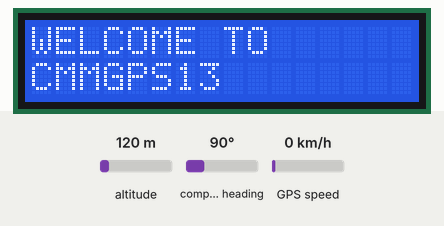
Bench run of a sketch on a simulated Arduino Uno, built with avr-gcc and run on an emulated ATmega328P. Shown: 16×2 character LCD. The inputs (shaded band) are chosen by the test bench; at power-on: altitude 120 m, compass heading 90°, GPS speed 0 km/h. The GPS gets a fix after 3 s at 37.7749, -122.4194 with 8 satellites; what the sketch prints to the serial monitor is not drawn.

Above: at 0.1 s.
At 6.2 s:
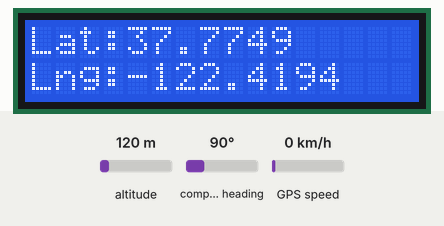

The sketch:

CMMReal-Time_GPS_Location_Tracker13_using_Arduino_UNO.ino
```cpp
#include <SoftwareSerial.h>
#include <TinyGPS++.h>
#include <Wire.h>
#include <LiquidCrystal_I2C.h>

// Initialize GPS and LCD
SoftwareSerial gpsSerial(8, 9); // RX, TX
TinyGPSPlus gps;
LiquidCrystal_I2C lcd(0x27, 16, 2); // I2C address might be 0x27 or 0x3F

float latitude, longitude;

void setup() {
  gpsSerial.begin(9600);
  Serial.begin(9600);

  lcd.init();
  lcd.backlight();
  lcd.setCursor(0, 0);
  lcd.print("WELCOME TO");
   lcd.setCursor(0, 1);
  lcd.print("CMMGPS13");
  delay(6000);
  lcd.clear();
}

void loop() {
  while (gpsSerial.available()) {
    int data = gpsSerial.read();
    if (gps.encode(data)) {
      latitude = gps.location.lat();
      longitude = gps.location.lng();

      // Print to Serial Monitor
      Serial.print("Latitude: ");
      Serial.println(latitude);
      Serial.print("Longitude: ");
      Serial.println(longitude);

      // Print to LCD
      lcd.clear();
      lcd.setCursor(0, 0);
      lcd.print("Lat:");
      lcd.setCursor(4, 0);
      lcd.print(latitude, 4); // 4 decimal precision

      lcd.setCursor(0, 1);
      lcd.print("Lng:");
      lcd.setCursor(4, 1);
      lcd.print(longitude, 4);
    }
  }
}
```
